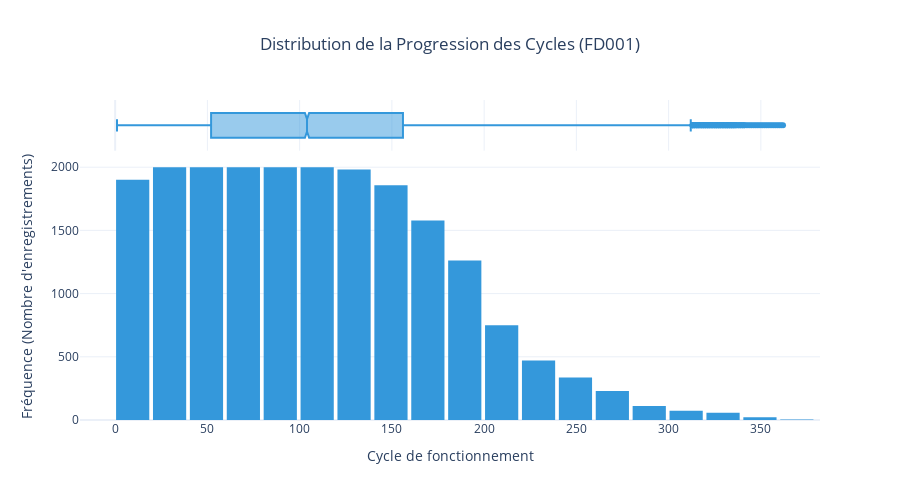

The code cell stored with this chart in its notebook:
### Markdown cell above
### 3.1 Distribution de la Progression des Cycles (Boxplot et Histogramme)

### Code cell
fig_hist = px.histogram(
    data_train,
    x='cycles',
    nbins=30,
    title='Distribution de la Progression des Cycles (FD001)',
    labels={'cycles': 'Nombre de cycles'},
    color_discrete_sequence=[COLOR_PALETTE['primary']],
    marginal='box' # Ajoute un box plot au-dessus pour le contexte
)

fig_hist.update_layout(
    template='plotly_white',
    title_x=0.5,
    xaxis_title='Cycle de fonctionnement',
    yaxis_title='Fréquence (Nombre d\'enregistrements)',
    bargap=0.1,
    height=500
)

fig_hist.show()

### Figure 1 — Plotly figure (JSON) as saved in the notebook; plotly's stock layout.template omitted (floating-point values rounded to 4 significant figures; data arrays with more than 128 entries replaced by an {"elided": "..."} marker saying what was removed)
{"data": [{"bingroup": "x", "hovertemplate": "Nombre de cycles=%{x}<br>count=%{y}<extra></extra>", "legendgroup": "", "marker": {"color": "#3498db", "pattern": {"shape": ""}}, "name": "", "nbinsx": 30, "orientation": "v", "showlegend": false, "type": "histogram", "x": {"elided": "20631 int values"}, "xaxis": "x", "yaxis": "y"}, {"hovertemplate": "Nombre de cycles=%{x}<extra></extra>", "legendgroup": "", "marker": {"color": "#3498db"}, "name": "", "notched": true, "showlegend": false, "type": "box", "x": {"elided": "20631 int values"}, "xaxis": "x2", "yaxis": "y2"}], "layout": {"bargap": 0.1, "barmode": "relative", "height": 500, "legend": {"tracegroupgap": 0}, "title": {"text": "Distribution de la Progression des Cycles (FD001)", "x": 0.5}, "xaxis": {"anchor": "y", "domain": [0, 1], "title": {"text": "Cycle de fonctionnement"}}, "xaxis2": {"anchor": "y2", "domain": [0, 1], "matches": "x", "showgrid": true, "showticklabels": false}, "yaxis": {"anchor": "x", "domain": [0, 0.8316], "title": {"text": "Fréquence (Nombre d'enregistrements)"}}, "yaxis2": {"anchor": "x2", "domain": [0.8416, 1], "matches": "y2", "showgrid": false, "showline": false, "showticklabels": false, "ticks": ""}}}
